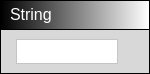
<?xml version="1.0" encoding="UTF-8"?>
<ui version="4.0">
 <class>StringBlock</class>
 <widget class="QWidget" name="StringBlock">
  <property name="geometry">
   <rect>
    <x>0</x>
    <y>0</y>
    <width>150</width>
    <height>74</height>
   </rect>
  </property>
  <property name="windowTitle">
   <string>Form</string>
  </property>
  <layout class="QHBoxLayout" name="horizontalLayout">
   <property name="leftMargin">
    <number>0</number>
   </property>
   <property name="topMargin">
    <number>0</number>
   </property>
   <property name="rightMargin">
    <number>0</number>
   </property>
   <property name="bottomMargin">
    <number>0</number>
   </property>
   <item>
    <widget class="QWidget" name="Holder" native="true">
     <property name="styleSheet">
      <string notr="true">QWidget#Holder { background-color: rgb(0, 0, 0); }</string>
     </property>
     <layout class="QVBoxLayout" name="verticalLayout_4">
      <property name="spacing">
       <number>1</number>
      </property>
      <property name="leftMargin">
       <number>1</number>
      </property>
      <property name="topMargin">
       <number>1</number>
      </property>
      <property name="rightMargin">
       <number>1</number>
      </property>
      <property name="bottomMargin">
       <number>1</number>
      </property>
      <item>
       <widget class="QWidget" name="Header" native="true">
        <property name="minimumSize">
         <size>
          <width>0</width>
          <height>28</height>
         </size>
        </property>
        <property name="maximumSize">
         <size>
          <width>16777215</width>
          <height>28</height>
         </size>
        </property>
        <property name="styleSheet">
         <string notr="true">background-color: qlineargradient(spread:pad, x1:0, y1:0, x2:1, y2:0, stop:0 rgba(0, 0, 0, 255), stop:1 rgba(255, 255, 255, 255));</string>
        </property>
        <layout class="QVBoxLayout" name="verticalLayout_5">
         <property name="spacing">
          <number>6</number>
         </property>
         <property name="leftMargin">
          <number>9</number>
         </property>
         <property name="topMargin">
          <number>0</number>
         </property>
         <property name="rightMargin">
          <number>9</number>
         </property>
         <property name="bottomMargin">
          <number>0</number>
         </property>
         <item>
          <widget class="QLabel" name="label">
           <property name="maximumSize">
            <size>
             <width>50</width>
             <height>16777215</height>
            </size>
           </property>
           <property name="styleSheet">
            <string notr="true">background-color: rgba(255, 255, 255, 0);</string>
           </property>
           <property name="text">
            <string>&lt;html&gt;&lt;head/&gt;&lt;body&gt;&lt;p&gt;&lt;span style=&quot; font-size:12pt; color:#ffffff;&quot;&gt;String&lt;/span&gt;&lt;/p&gt;&lt;/body&gt;&lt;/html&gt;</string>
           </property>
          </widget>
         </item>
        </layout>
       </widget>
      </item>
      <item>
       <widget class="QWidget" name="widget" native="true">
        <property name="styleSheet">
         <string notr="true">background-color: rgb(216, 216, 216);</string>
        </property>
        <layout class="QHBoxLayout" name="horizontalLayout_2">
         <item>
          <widget class="QWidget" name="InNodes" native="true">
           <property name="sizePolicy">
            <sizepolicy hsizetype="Preferred" vsizetype="Preferred">
             <horstretch>0</horstretch>
             <verstretch>0</verstretch>
            </sizepolicy>
           </property>
           <layout class="QVBoxLayout" name="verticalLayout_2">
            <property name="leftMargin">
             <number>0</number>
            </property>
            <property name="topMargin">
             <number>0</number>
            </property>
            <property name="rightMargin">
             <number>0</number>
            </property>
            <property name="bottomMargin">
             <number>0</number>
            </property>
           </layout>
          </widget>
         </item>
         <item>
          <widget class="QPlainTextEdit" name="plainTextEdit">
           <property name="maximumSize">
            <size>
             <width>167100</width>
             <height>25</height>
            </size>
           </property>
           <property name="styleSheet">
            <string notr="true">background-color: rgb(255, 255, 255);</string>
           </property>
          </widget>
         </item>
         <item>
          <spacer name="horizontalSpacer">
           <property name="orientation">
            <enum>Qt::Horizontal</enum>
           </property>
           <property name="sizeHint" stdset="0">
            <size>
             <width>40</width>
             <height>20</height>
            </size>
           </property>
          </spacer>
         </item>
         <item>
          <widget class="QWidget" name="OutNodes" native="true">
           <property name="layoutDirection">
            <enum>Qt::RightToLeft</enum>
           </property>
           <layout class="QVBoxLayout" name="verticalLayout_3">
            <property name="leftMargin">
             <number>0</number>
            </property>
            <property name="topMargin">
             <number>0</number>
            </property>
            <property name="rightMargin">
             <number>0</number>
            </property>
            <property name="bottomMargin">
             <number>0</number>
            </property>
            <item>
             <widget class="ConnectorOut" name="Node_3" native="true">
              <property name="sizePolicy">
               <sizepolicy hsizetype="Preferred" vsizetype="Preferred">
                <horstretch>0</horstretch>
                <verstretch>0</verstretch>
               </sizepolicy>
              </property>
              <property name="minimumSize">
               <size>
                <width>16</width>
                <height>16</height>
               </size>
              </property>
              <property name="maximumSize">
               <size>
                <width>16</width>
                <height>16</height>
               </size>
              </property>
              <property name="styleSheet">
               <string notr="true"/>
              </property>
             </widget>
            </item>
           </layout>
          </widget>
         </item>
        </layout>
       </widget>
      </item>
     </layout>
    </widget>
   </item>
  </layout>
 </widget>
 <customwidgets>
  <customwidget>
   <class>ConnectorOut</class>
   <extends>QWidget</extends>
   <header>connectorout.h</header>
   <container>1</container>
  </customwidget>
 </customwidgets>
 <resources/>
 <connections/>
</ui>
